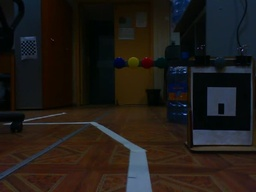
#> input picture poly/lab7/data/image2.jpg, 256 x 192 px, shrunk from 640 x 480 before the run
$ python main.py
#> lines starting #> are read from the running program, lines starting #| are printed output that depends on the picture; after the words box and inside, x2 and y2 are one past the last pixel; in counts of white or black regions, pixels touching at a corner belong together
### poly/lab7/skeleton.py
import cv2 as cv
import numpy as np


def get_bw_transition(data, x, y):
    idc = ((0, 1), (1, 1), (1, 0), (1, -1), (0, -1), (-1, -1), (-1, 0), (-1, 1), (0, 1))
    cnt = 0
    val = data[y, x]
    for idx in idc:
        new_val = data[y+idx[1], x+idx[0]]
        if val == 0 and new_val == 255:
            cnt += 1
        val = new_val
    return cnt


def get_white_nbs(data, x, y):
    cnt = 0
    for i in range(y - 1, y + 2):
        for j in range(x - 1, x + 2):
            if i == y and j == x:
                continue
            if data[i, j] == 255:
                cnt += 1
    return cnt


def check_246(data, x, y):
    if data[y+1, x] == 0 or data[y, x+1] == 0 or data[y-1, x] == 0:
        return True
    return False


def check_468(data, x, y):
    if data[y, x+1] == 0 or data[y-1, x] == 0 or data[y, x-1] == 0:
        return True
    return False


def check_248(data, x, y):
    if data[y+1, x] == 0 or data[y, x+1] == 0 or data[y, x-1] == 0:
        return True
    return False


def check_268(data, x, y):
    if data[y+1, x] == 0 or data[y-1, x] == 0 or data[y, x-1] == 0:
        return True
    return False


def skeleton_0(data):
    skeleton = np.zeros(data.shape, dtype='uint8')
    h, w = data.shape[:2]
    s = ''
    for y in range(1, h - 1):
        for x in range(1, w - 1):
            if s == 'qq':
                print('ERROR')
                exit(1)
            s = ''
            if data[y, x] == 255:
                if 2 <= get_white_nbs(data, x, y) <= 6 and get_bw_transition(data, x, y) == 1:
                    if check_246(data, x, y) and check_468(data, x, y):
                        s += 'q'
                        continue
            skeleton[y, x] = data[y, x]
            s += 'q'
    return skeleton


def skeleton_1(data):
    skeleton = np.zeros(data.shape, dtype='uint8')
    h, w = data.shape[:2]
    s = ''
    for y in range(1, h - 1):
        for x in range(1, w - 1):
            if s == 'qq':
                print('ERROR')
                exit(1)
            s = ''
            if data[y, x] == 255:
                if 2 <= get_white_nbs(data, x, y) <= 6 and get_bw_transition(data, x, y) == 1:
                    if check_248(data, x, y) and check_268(data, x, y):
                        s += 'q'
                        continue
            skeleton[y, x] = data[y, x]
            s += 'q'
    return skeleton


def skeleton(binary):
    skeleton = binary.copy()
    flag = True
    cnt = 0
    while(flag):
        print(cnt)
        new_skeleton = skeleton_1(skeleton_0(skeleton))
        if np.array_equal(skeleton, new_skeleton):
            flag = False
        skeleton = new_skeleton
        cnt += 1
    return skeleton

### poly/lab7/main.py
import cv2 as cv
import numpy as np

from scipy.spatial import distance

from skeleton import skeleton as sk


def main():
    image = cv.imread('./data/image2.jpg')
#> image is the input picture: shape (192, 256, 3); mean B, G, R 23.6, 27.3, 32.1
    gray = cv.cvtColor(image, cv.COLOR_BGR2GRAY)
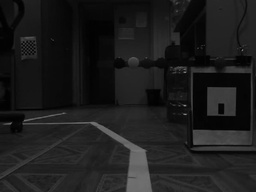
#> gray: shape (192, 256); min 0, max 140, mean 28.3
    _, binary = cv.threshold(gray, 90, 255, cv.THRESH_BINARY)
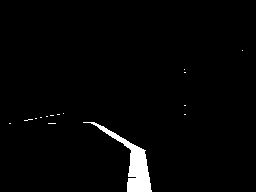
#> binary: shape (192, 256); 2.3% white; 15 white regions (14 under 20 px), largest, box (x1, y1, x2, y2) and area: (83, 122, 152, 192) 1084

    skeleton = sk(binary)
#> the loop in skeleton, `while(flag):` made 9 passes
#> pass 1, in skeleton, `new_skeleton = skeleton_1(skeleton_0(skeleton))`:
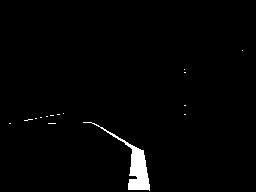
#> new_skeleton: shape (192, 256); 1.7% white; 15 white regions (14 under 20 px), largest, box (x1, y1, x2, y2) and area: (83, 122, 150, 191) 793
#> pass 3, in skeleton, `new_skeleton = skeleton_1(skeleton_0(skeleton))`:
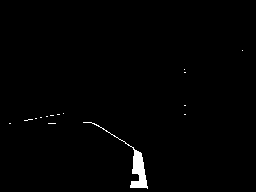
#> new_skeleton: shape (192, 256); 1% white; 15 white regions (14 under 20 px), largest, box (x1, y1, x2, y2) and area: (83, 122, 148, 189) 470
#> after the loop in skeleton, `while(flag):`:
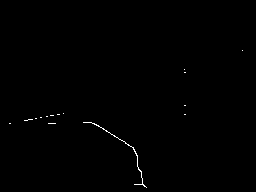
#> skeleton: shape (192, 256); 0.32% white in thin lines or dots, all inside (x1, y1, x2, y2) = (9, 50, 243, 188)
#> after the loop in skeleton, `while(flag):`: cnt = 9

    lines = np.zeros(skeleton.shape, dtype='uint8')
    lines = cv.cvtColor(lines, cv.COLOR_GRAY2BGR)
#> lines: shape (192, 256, 3); every value is 0
    contours, _ = cv.findContours(skeleton, cv.RETR_EXTERNAL, cv.CHAIN_APPROX_SIMPLE)
#> contours = 15 contours, all with area under 20
    cv.drawContours(lines, contours, -1, (255, 0, 255), 1)
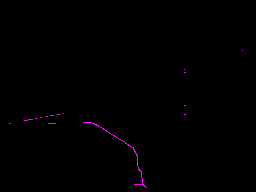
#> lines: shape (192, 256, 3); mean B, G, R 0.8, 0, 0.8

    points = []
    for contour in contours:
        if len(contour) < 12:
            continue
        pts = contour.squeeze(axis=1)
        for pt in pts:
            x, y = pt
            nb = skeleton[y-1:y+2, x-1:x+2]
            if np.sum(nb) == 255 * 2:
                points.append(pt)
                cv.circle(lines, (x, y), 3, (255, 0, 255), 1)
#> this loop made 15 passes
#> contour on passes 1, 2, 5, 6, 7, 8, 9, 10, 11, 12, 13, 14: [[48, 123], [55, 123]], [[9, 123], [10, 123]], [[35, 118], [36, 118]], [[40, 117], [41, 117]], [[46, 116], [47, 116]], [[50, 115], [53, 115]], [[184, 114], [185, 114]], [[57, 114], [59, 114]], [[63, 113]], [[184, 105], [185, 105]], [[184, 72], [185, 72]], [[184, 69]]
#> lines: shape (192, 256, 3); 0.09% of pixels changed, all inside (x1, y1, x2, y2) = (80, 119, 150, 191)
#> after the loop, points = [[83, 122], [134, 184], [146, 187]]

    points.sort(key = lambda a: a[1])
    print(points)
#| [array([ 83, 122], dtype=int32), array([134, 184], dtype=int32), array([146, 187], dtype=int32)]
    a = [True for i in range(len(points))]
#> a = [True, True, True]

    for i in range(len(points)):
        print(points[i], end=' ')
        min_dist = float('inf')
        min_idx = None
        for j in range(len(points)):
            if i == j or a[j] == False:
                continue
            dist = distance.euclidean(points[i], points[j])
            if dist < min_dist:
                min_dist = dist
                min_idx = j
        if min_idx == None:
            continue
        cv.line(lines, points[i], points[min_idx], (255, 0, 0), 1)
        print(points[min_idx])
        cv.imshow('lines', lines)
        cv.waitKey(0)
        a[i] = False
#> this loop made 3 passes
#| [ 83 122] [134 184]
#| [134 184] [146 187]
#| [146 187]
#> pass 1, in main, `cv.imshow('lines', lines)`:
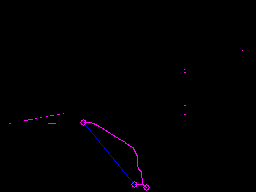
#> window 'lines': shape (192, 256, 3); mean B, G, R 1.4, 0, 1
#> after the loop, a = [False, False, True]

    cv.imshow('image', image)
    cv.imshow('binary', binary)
    cv.imshow('skeleton', skeleton)
    cv.imshow('lines', lines)

    cv.waitKey(0)


if __name__ == '__main__':
    main()
